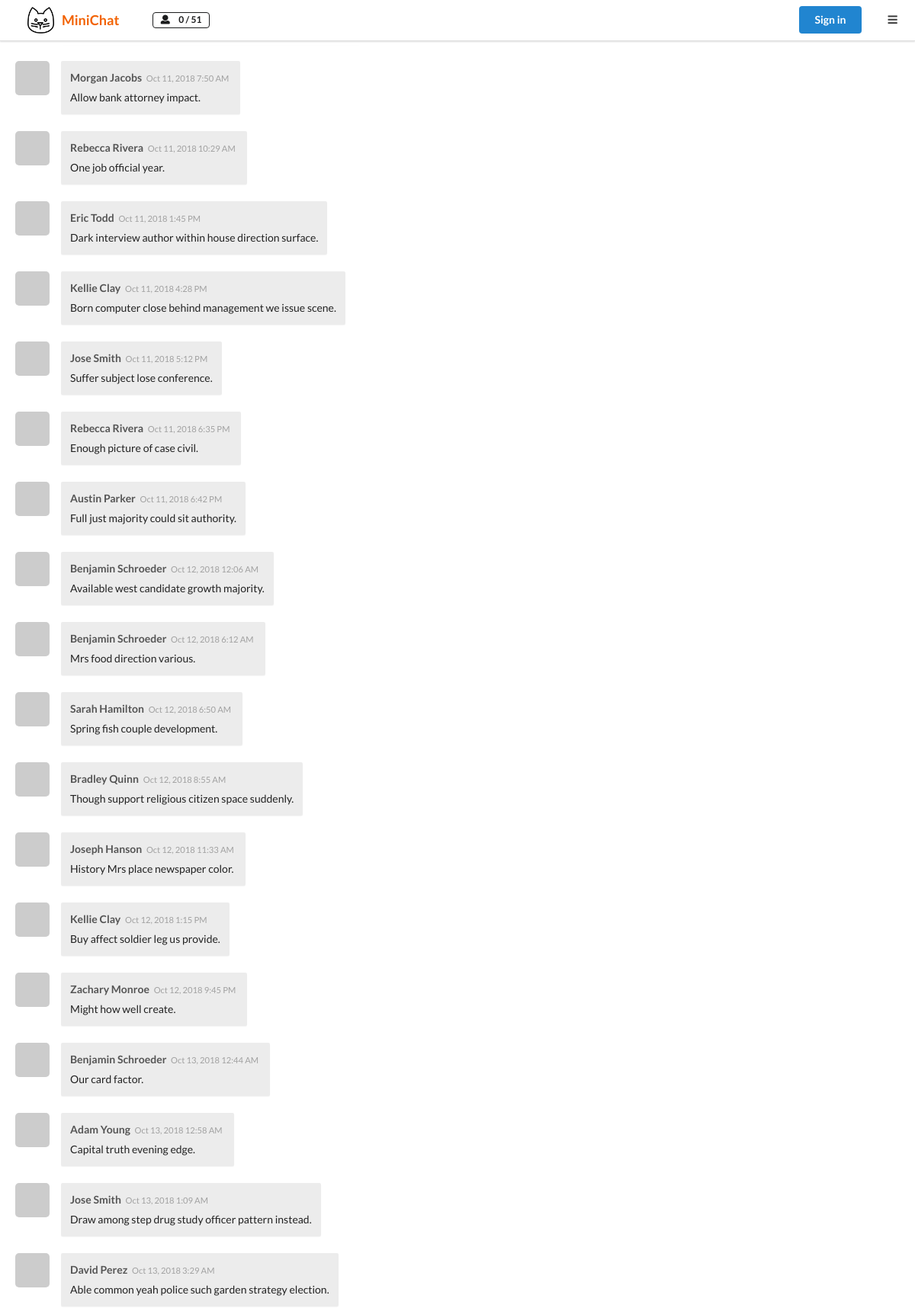
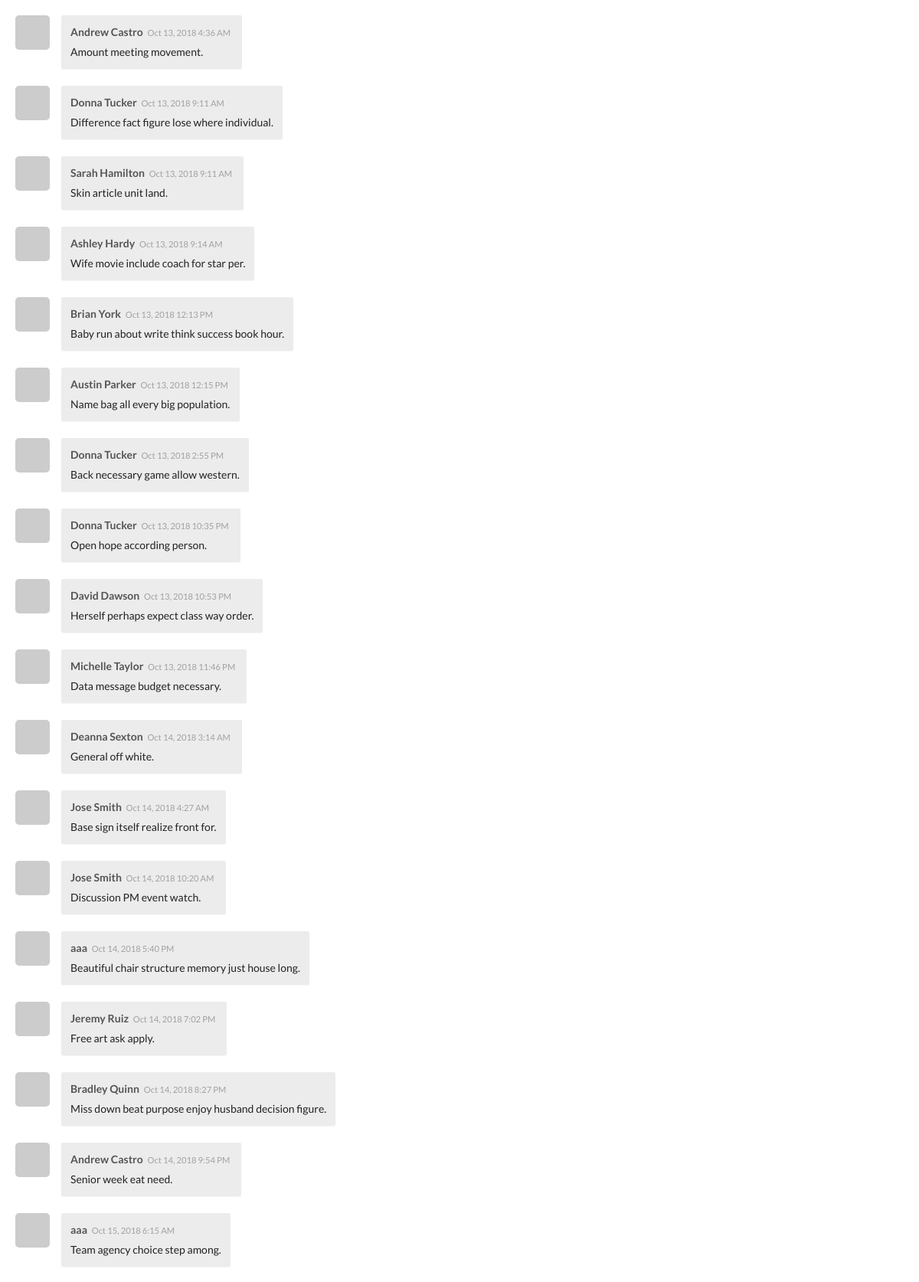
The page / (upper part) on the database its author committed (2 pictures, top to bottom).
### minichat/models.py (models this page shows, shortened)
class Message(db.Model):
    id = db.Column(db.Integer, primary_key=True)
    body = db.Column(db.Text, nullable=False)
    timestamp = db.Column(db.DateTime, default=datetime.utcnow, index=True)
    author_id = db.Column(db.Integer, db.ForeignKey('user.id'))
    author = db.relationship('User', back_populates='messages')

class User(UserMixin, db.Model):
    id = db.Column(db.Integer, primary_key=True)
    email = db.Column(db.String(254), unique=True, nullable=False)
    nickname = db.Column(db.String(30))
    password_hash = db.Column(db.String(128))
    email_hash = db.Column(db.String(128))
    github = db.Column(db.String(255))
    bio = db.Column(db.String(120))
    messages = db.relationship('Message', back_populates='author', cascade='all')
    @property
    def gravatar(self):
        return 'https://gravatar.com/avatar/%s?d=wavatar' % self.email_hash

### minichat/blueprints/chat.py (the view)
@chat_bp.route('/')
def home():
    messages = Message.query.order_by(Message.timestamp.asc())
    user_amount = User.query.count()
    return render_template('chat/home.html', messages=messages, user_amount=user_amount)

### minichat/templates/chat/home.html (shortened to what this page needs)
{% extends 'base.html' %}
{% block content %}
    <div class="pusher">
        <div class="chat-box">
            <div class="messages">
                {% include 'chat/_messages.html' %}
            </div>
        </div>
    </div>
{% endblock %}

### minichat/templates/chat/_message.html
<div class="msg-box">
    <div class="picture">
        <img class="pop-card" data-position="right center" data-offset="-40"
             data-href="{{ url_for('chat.get_profile', user_id=message.author.id) }}"
             src="{{ message.author.gravatar }}">
    </div>
    <div class="msg">
        <span class="nickname">{{ message.author.nickname }}</span>
        <small class="timestamp">{{ moment(message.timestamp).format('lll') }}</small>
        <span class="message-body">{{ message.body|safe }}</span>
    </div>
</div>

### minichat/static/css/style.css (style rules this page uses)
html, body { height: 100%; margin: 0; padding: 0; }
.chat-box { height: 100%; color: #a1a1a1; margin: 0; padding: 59px 0 90px; }
.messages { height: 100%; margin: 0; overflow-y: scroll; padding: 10px 20px 10px 20px; }

### rows shown on the page
Message: author.nickname "Morgan Jacobs", timestamp "Oct 11, 2018 7:50 AM", body "Allow bank attorney impact."
Message: author.nickname "Rebecca Rivera", timestamp "Oct 11, 2018 10:29 AM", body "One job official year."
Message: author.nickname "Eric Todd", timestamp "Oct 11, 2018 1:45 PM", body "Dark interview author within house direction surface."
Message: author.nickname "Kellie Clay", timestamp "Oct 11, 2018 4:28 PM", body "Born computer close behind management we issue scene."
Message: author.nickname "Jose Smith", timestamp "Oct 11, 2018 5:12 PM", body "Suffer subject lose conference."
Message: author.nickname "Rebecca Rivera", timestamp "Oct 11, 2018 6:35 PM", body "Enough picture of case civil."
Message: author.nickname "Austin Parker", timestamp "Oct 11, 2018 6:42 PM", body "Full just majority could sit authority."
Message: author.nickname "Benjamin Schroeder", timestamp "Oct 12, 2018 12:06 AM", body "Available west candidate growth majority."
Message: author.nickname "Benjamin Schroeder", timestamp "Oct 12, 2018 6:12 AM", body "Mrs food direction various."
Message: author.nickname "Sarah Hamilton", timestamp "Oct 12, 2018 6:50 AM", body "Spring fish couple development."
Message: author.nickname "Bradley Quinn", timestamp "Oct 12, 2018 8:55 AM", body "Though support religious citizen space suddenly."
Message: author.nickname "Joseph Hanson", timestamp "Oct 12, 2018 11:33 AM", body "History Mrs place newspaper color."
Message: author.nickname "Kellie Clay", timestamp "Oct 12, 2018 1:15 PM", body "Buy affect soldier leg us provide."
Message: author.nickname "Zachary Monroe", timestamp "Oct 12, 2018 9:45 PM", body "Might how well create."
Message: author.nickname "Benjamin Schroeder", timestamp "Oct 13, 2018 12:44 AM", body "Our card factor."
Message: author.nickname "Adam Young", timestamp "Oct 13, 2018 12:58 AM", body "Capital truth evening edge."
Message: author.nickname "Jose Smith", timestamp "Oct 13, 2018 1:09 AM", body "Draw among step drug study officer pattern instead."
Message: author.nickname "David Perez", timestamp "Oct 13, 2018 3:29 AM", body "Able common yeah police such garden strategy election."
Message: author.nickname "Andrew Castro", timestamp "Oct 13, 2018 4:36 AM", body "Amount meeting movement."
Message: author.nickname "Donna Tucker", timestamp "Oct 13, 2018 9:11 AM", body "Difference fact figure lose where individual."
Message: author.nickname "Sarah Hamilton", timestamp "Oct 13, 2018 9:11 AM", body "Skin article unit land."
Message: author.nickname "Ashley Hardy", timestamp "Oct 13, 2018 9:14 AM", body "Wife movie include coach for star per."
Message: author.nickname "Brian York", timestamp "Oct 13, 2018 12:13 PM", body "Baby run about write think success book hour."
Message: author.nickname "Austin Parker", timestamp "Oct 13, 2018 12:15 PM", body "Name bag all every big population."
Message: author.nickname "Donna Tucker", timestamp "Oct 13, 2018 2:55 PM", body "Back necessary game allow western."
Message: author.nickname "Donna Tucker", timestamp "Oct 13, 2018 10:35 PM", body "Open hope according person."
Message: author.nickname "David Dawson", timestamp "Oct 13, 2018 10:53 PM", body "Herself perhaps expect class way order."
Message: author.nickname "Michelle Taylor", timestamp "Oct 13, 2018 11:46 PM", body "Data message budget necessary."
Message: author.nickname "Deanna Sexton", timestamp "Oct 14, 2018 3:14 AM", body "General off white."
Message: author.nickname "Jose Smith", timestamp "Oct 14, 2018 4:27 AM", body "Base sign itself realize front for."
Message: author.nickname "Jose Smith", timestamp "Oct 14, 2018 10:20 AM", body "Discussion PM event watch."
Message: author.nickname "aaa", timestamp "Oct 14, 2018 5:40 PM", body "Beautiful chair structure memory just house long."
Message: author.nickname "Jeremy Ruiz", timestamp "Oct 14, 2018 7:02 PM", body "Free art ask apply."
Message: author.nickname "Bradley Quinn", timestamp "Oct 14, 2018 8:27 PM", body "Miss down beat purpose enjoy husband decision figure."
Message: author.nickname "Andrew Castro", timestamp "Oct 14, 2018 9:54 PM", body "Senior week eat need."
Message: author.nickname "aaa", timestamp "Oct 15, 2018 6:15 AM", body "Team agency choice step among."

### other values the page prints
{{ user_amount }} "51"
